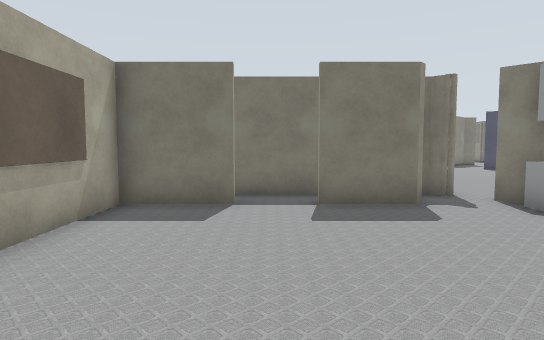
view 1 (above)

16 first-person views from a walk through a Gazebo world. The camera is 1.2 m above the floor, tilts 4° down and sees 75° across. Floor lines are 1 m apart. The floor is counted in squares, 1 m on a side. Each view is taken from the middle of a square. On the plan, view 1 faces up. The plan holds only what a view shows up to about 14 squares ahead; the rest is blank. The place goes on beyond the plan. The robots in the file are not drawn. Some surface patterns are stand-ins.

view 2
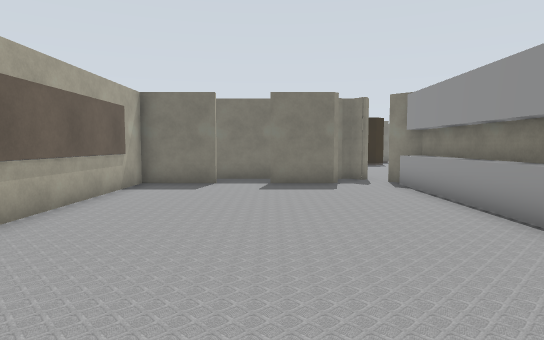

view 3
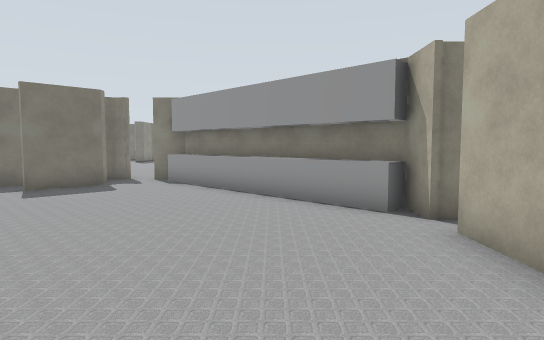

view 4
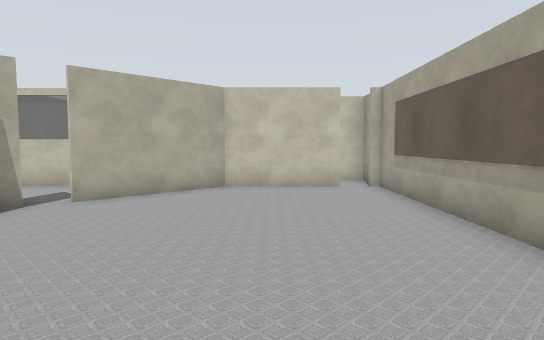

view 5
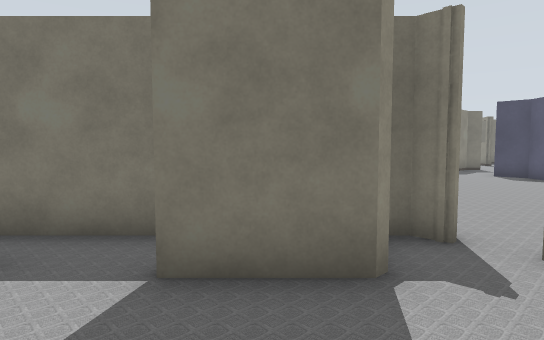

view 6
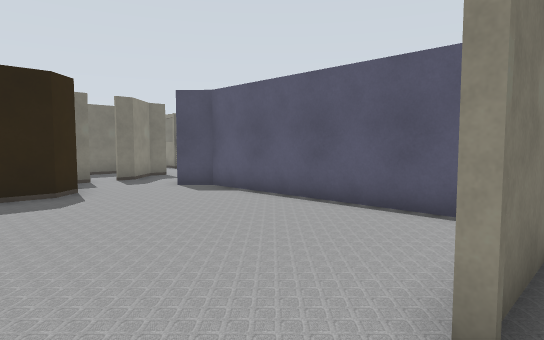

view 7
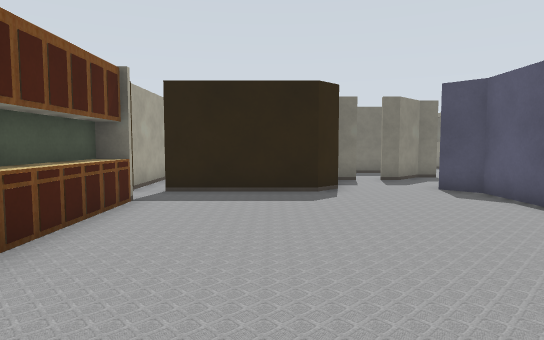

view 8
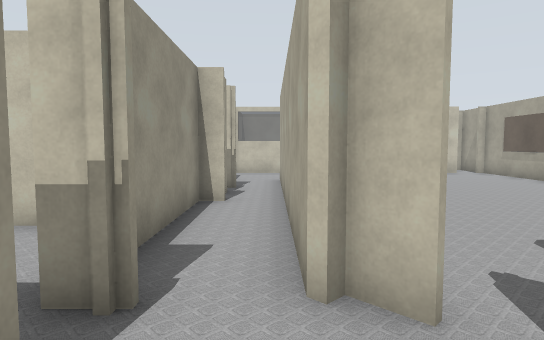

view 9
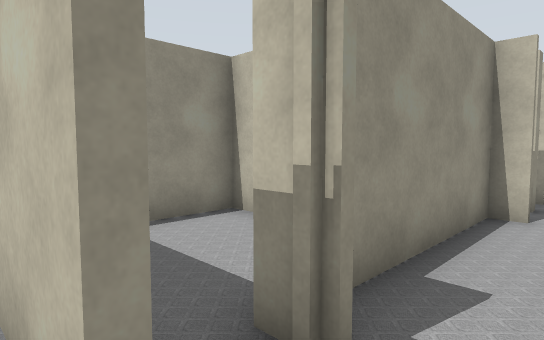

view 10
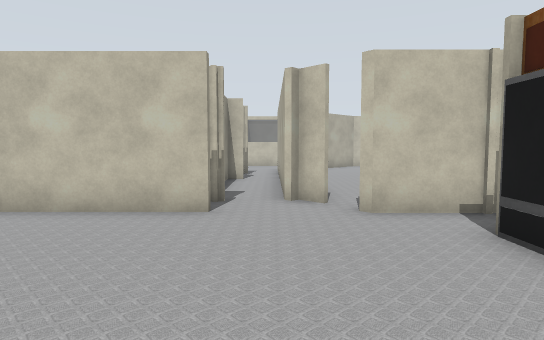

view 11
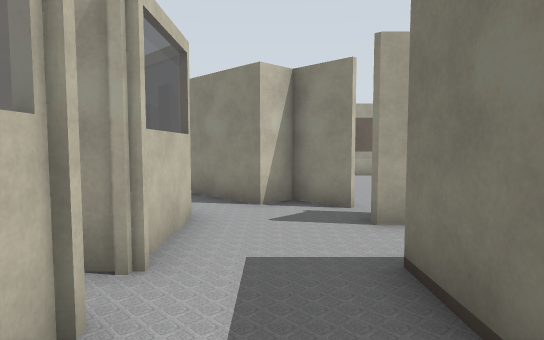

view 12
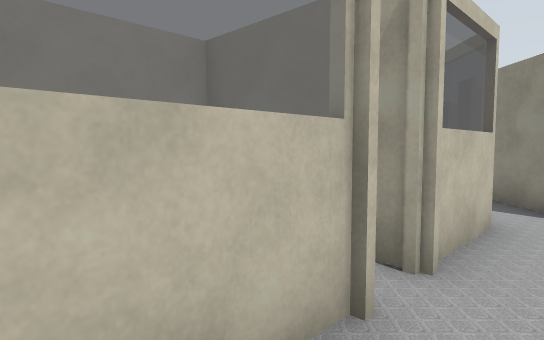

view 13
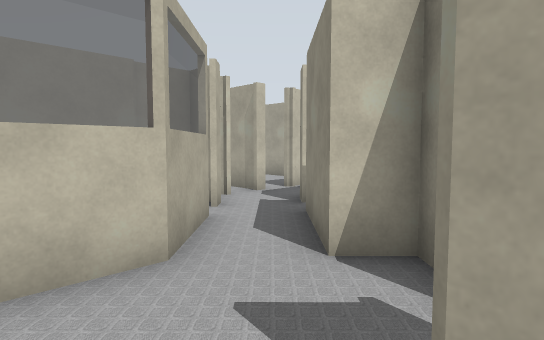

view 14
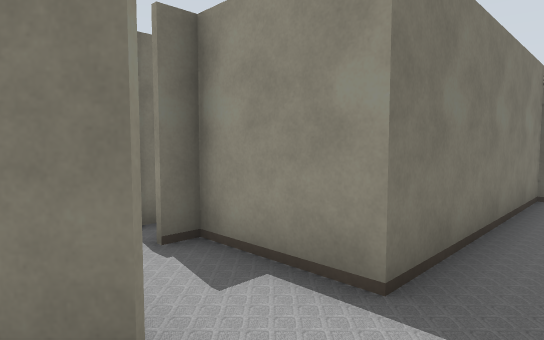

view 15
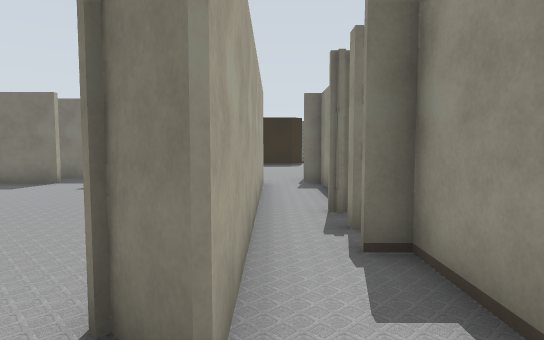

view 16
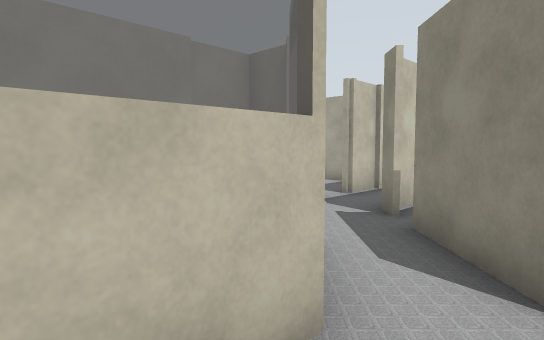

### Floor plan
Points are (right, up) in squares from view 1. A wall is a line through its corners. A room is listed if a view was taken in it or the views show most of it. See-through windows are left out.
Room 1 (views 1, 2, 3, 4, 5)
walls: (5.1, -1) (5.1, 6.9); (4.9, -1.7) (5.6, -1) (5.6, 6.9) (4.8, 7.7); (-0.8, 7.1) (-3.1, 7.1) (-3.1, -7.1); (3, 7.1) (0.9, 7.1); (-2, -5.3) (1.3, -5.3) (4.2, -2.4)
low walls: (4.9, -1) (4.9, 6.9)
ways out: opening at (4, 7) to room 2; opening at (0, 7) to room 4
Room 2 (views 6, 7, 8, 9, 10)
walls: (7.1, 8.7) (11, 8.7); (7, 7.5) (7.8, 7.5); (5.7, 7.4) (5.7, 2.4); (4.9, 7.7) (5.4, 7.2); (11.3, 9.9) (11.3, 16.8) (10.5, 17.7); (3, 15.8) (3, 10.2); (2.8, 15.6) (2.8, 12.1); (2.2, 8.7) (4.5, 8.7) (4.2, 8.3) (3.8, 8.7); (7.8, 17.8) (7.2, 17.2) (3.1, 17.2); (2.3, 15.5) (2.3, 12.8); (9, 20.2) (8.2, 20.2); (7, 2.4) (7.6, 2.4) (7.6, 7.4) (7, 7.4); (11.2, 21) (10.3, 20.2) (9.8, 20.2)
ways out: opening at (4, 7) to room 1; opening at (6, 2) to room 3; opening at (8, 8); gap at (3, 17)
Room 3 (views 11, 12, 13, 14, 15, 16)
walls: (4.3, -2.4) (3.2, -3.6) (3.9, -4.2); (7.1, 1.1) (7.1, 1.4); (5.2, -5.3) (7.7, -5.3); (8.8, -5.3) (10.9, -5.3); (11.5, -2.7) (7.6, -2.7) (7.6, -0.1) (7, -0.1); (5.7, 2.4) (5.7, -2.6) (4.9, -1.7)
ways out: opening at (6, 2) to room 2
Room 4 (no view inside)
walls: (1.2, 8.6) (-1.6, 8.6)
ways out: opening at (0, 7) to room 1

Positions as (right, up) in squares from view 1, and headings:
1: (0, 0), facing up
2: (1, -4), facing up
3: (-1, -4), facing up-right
4: (0, 5), facing down
5: (2, 4), facing up
6: (5, 8), facing up-right
7: (6, 8), facing up
8: (6, 10), facing down
9: (6, 9), facing down-right
10: (6, 15), facing down
11: (11, -4), facing left
12: (11, -4), facing down-left
13: (7, -2), facing down-left
14: (5, -4), facing up-right
15: (6, -4), facing up
16: (7, -4), facing down-left
